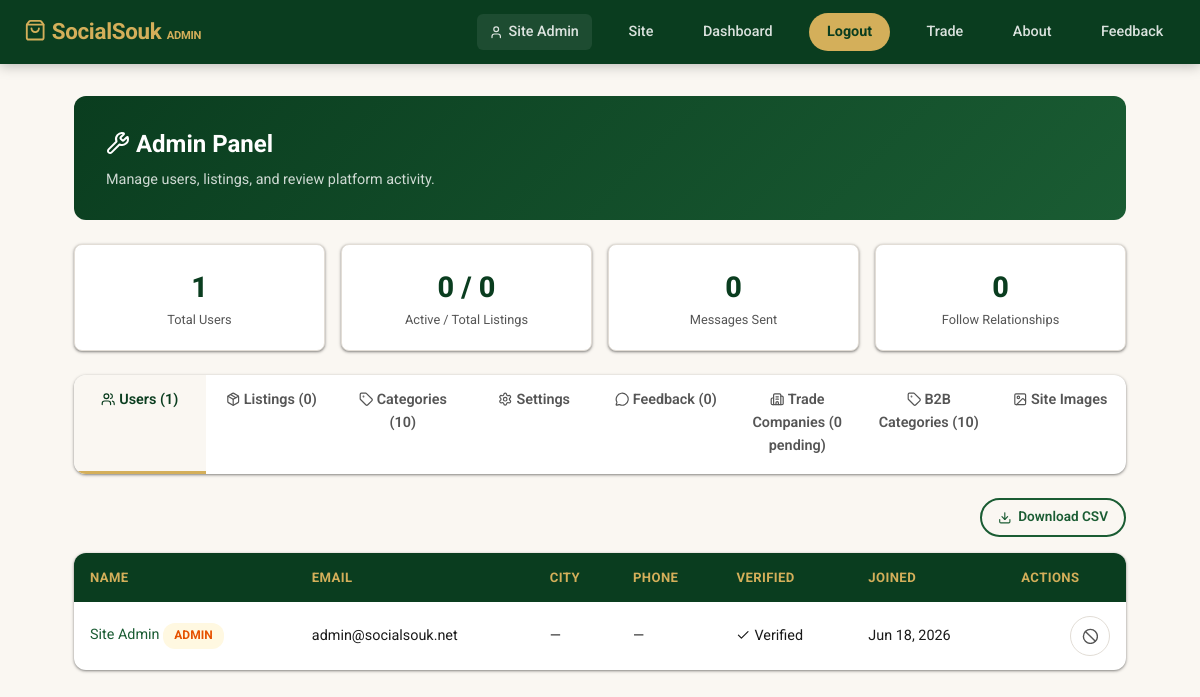
/admin.php (signed in), run on the app's committed database.
### tables this page shows
CREATE TABLE IF NOT EXISTS users (
    id          INT UNSIGNED AUTO_INCREMENT PRIMARY KEY,
    name        VARCHAR(100) NOT NULL,
    email       VARCHAR(150) NOT NULL UNIQUE,
    password    VARCHAR(255) NOT NULL,
    phone       VARCHAR(30),
    city        VARCHAR(100),
    country     VARCHAR(100) DEFAULT 'Pakistan',
    bio         TEXT,
    avatar      VARCHAR(300),
    is_verified TINYINT(1) DEFAULT 0,
    verification_token   VARCHAR(64) NULL,
    verification_expires  DATETIME NULL,
    is_admin    TINYINT(1) DEFAULT 0,
    created_at  TIMESTAMP DEFAULT CURRENT_TIMESTAMP,
    INDEX idx_email (email)
);

### db.php (called while the page is built, shortened)
<?php
function e(string $s): string {
    return htmlspecialchars($s, ENT_QUOTES, 'UTF-8');
}
function auth(): ?array {
    $lastActivity = $_SESSION['last_activity'] ?? time();
    return $_SESSION['user'];
}

### admin.php (the view, shortened to what this page needs)
<?php
require_once __DIR__ . '/db.php';
$user = auth();
$tab = $_GET['tab'] ?? 'users';
$stats = $pdo->query(
    "SELECT (SELECT COUNT(*) FROM users) AS total_users,
            (SELECT COUNT(*) FROM listings) AS total_listings,
            (SELECT COUNT(*) FROM listings WHERE is_active = 1) AS active_listings,
            (SELECT COUNT(*) FROM messages) AS total_messages,
            (SELECT COUNT(*) FROM follows) AS total_follows"
)->fetch();
$users = $pdo->query('SELECT * FROM users ORDER BY created_at DESC')->fetchAll();
$listings = $pdo->query(
    'SELECT l.*, u.name AS seller_name FROM listings l JOIN users u ON u.id = l.user_id ORDER BY l.created_at DESC'
)->fetchAll();
$categories = $pdo->query('SELECT * FROM categories ORDER BY name')->fetchAll();
$feedback = $pdo->query('SELECT * FROM feedback ORDER BY created_at DESC')->fetchAll();
$companies = $pdo->query(
    "SELECT c.*, u.name AS owner_name, u.email AS owner_email,
            (SELECT COUNT(*) FROM b2b_products WHERE company_id = c.id) AS product_count
     FROM companies c JOIN users u ON u.id = c.user_id ORDER BY c.created_at DESC"
)->fetchAll();
$pendingCompanies = array_values(array_filter($companies, fn($c) => $c['verification_status'] === 'pending'));
$b2bCategories = $pdo->query('SELECT * FROM b2b_categories ORDER BY name')->fetchAll();
?>
<!DOCTYPE html>
<html lang="en">
<head>
<link rel="stylesheet" href="style.css">
</head>
<body>
<nav class="navbar">
    <a class="nav-brand" href="index.php"><i data-lucide="shopping-bag" class="lucide-icon"></i> <?= e(SITE_NAME) ?> <small style="color:var(--gold);font-size:.7rem">ADMIN</small></a>
    <div class="nav-links">
        <a href="profile.php?id=<?= (int) $user['id'] ?>" class="nav-user"><i data-lucide="user" class="lucide-icon"></i> <?= e($user['name']) ?></a>
        <a href="index.php">Site</a>
        <a href="dashboard.php">Dashboard</a>
        <a href="logout.php" class="nav-btn">Logout</a>
        <a href="trade.php">Trade</a>
        <a href="about.php">About</a>
        <a href="feedback.php">Feedback</a>
    </div>
</nav>
<div class="dashboard-wrap" style="max-width:1100px">
    <div class="dashboard-header">
        <h2><i data-lucide="wrench" class="lucide-icon"></i> Admin Panel</h2>
        <p>Manage users, listings, and review platform activity.</p>
    </div>
    <div class="stat-cards" style="display:grid;grid-template-columns:repeat(auto-fit,minmax(150px,1fr));gap:1rem;margin-bottom:1.5rem">
        <div class="stat-card" style="background:var(--white);border-radius:var(--radius-sm);padding:1.2rem;box-shadow:var(--shadow);border:1.5px solid var(--border);text-align:center">
            <div style="font-size:1.8rem;font-weight:800;color:var(--green-deep)"><?= (int) $stats['total_users'] ?></div>
            <div style="font-size:.8rem;color:var(--text-mid)">Total Users</div>
        </div>
        <div class="stat-card" style="background:var(--white);border-radius:var(--radius-sm);padding:1.2rem;box-shadow:var(--shadow);border:1.5px solid var(--border);text-align:center">
            <div style="font-size:1.8rem;font-weight:800;color:var(--green-deep)"><?= (int) $stats['active_listings'] ?> / <?= (int) $stats['total_listings'] ?></div>
            <div style="font-size:.8rem;color:var(--text-mid)">Active / Total Listings</div>
        </div>
        <div class="stat-card" style="background:var(--white);border-radius:var(--radius-sm);padding:1.2rem;box-shadow:var(--shadow);border:1.5px solid var(--border);text-align:center">
            <div style="font-size:1.8rem;font-weight:800;color:var(--green-deep)"><?= (int) $stats['total_messages'] ?></div>
            <div style="font-size:.8rem;color:var(--text-mid)">Messages Sent</div>
        </div>
        <div class="stat-card" style="background:var(--white);border-radius:var(--radius-sm);padding:1.2rem;box-shadow:var(--shadow);border:1.5px solid var(--border);text-align:center">
            <div style="font-size:1.8rem;font-weight:800;color:var(--green-deep)"><?= (int) $stats['total_follows'] ?></div>
            <div style="font-size:.8rem;color:var(--text-mid)">Follow Relationships</div>
        </div>
    </div>
    <div class="tabs">
        <a href="?tab=users" class="tab-btn <?= $tab === 'users' ? 'active' : '' ?>" style="text-decoration:none;display:block;text-align:center"><i data-lucide="users" class="lucide-icon"></i> Users (<?= count($users) ?>)</a>
        <a href="?tab=listings" class="tab-btn <?= $tab === 'listings' ? 'active' : '' ?>" style="text-decoration:none;display:block;text-align:center"><i data-lucide="package" class="lucide-icon"></i> Listings (<?= count($listings) ?>)</a>
        <a href="?tab=categories" class="tab-btn <?= $tab === 'categories' ? 'active' : '' ?>" style="text-decoration:none;display:block;text-align:center"><i data-lucide="tag" class="lucide-icon"></i> Categories (<?= count($categories) ?>)</a>
        <a href="?tab=settings" class="tab-btn <?= $tab === 'settings' ? 'active' : '' ?>" style="text-decoration:none;display:block;text-align:center"><i data-lucide="settings" class="lucide-icon"></i> Settings</a>
        <a href="?tab=feedback" class="tab-btn <?= $tab === 'feedback' ? 'active' : '' ?>" style="text-decoration:none;display:block;text-align:center"><i data-lucide="message-circle" class="lucide-icon"></i> Feedback (<?= count($feedback) ?>)</a>
        <a href="?tab=companies" class="tab-btn <?= $tab === 'companies' ? 'active' : '' ?>" style="text-decoration:none;display:block;text-align:center"><i data-lucide="building-2" class="lucide-icon"></i> Trade Companies (<?= count($pendingCompanies) ?> pending)</a>
        <a href="?tab=b2b_categories" class="tab-btn <?= $tab === 'b2b_categories' ? 'active' : '' ?>" style="text-decoration:none;display:block;text-align:center"><i data-lucide="tag" class="lucide-icon"></i> B2B Categories (<?= count($b2bCategories) ?>)</a>
        <a href="?tab=site_images" class="tab-btn <?= $tab === 'site_images' ? 'active' : '' ?>" style="text-decoration:none;display:block;text-align:center"><i data-lucide="image" class="lucide-icon"></i> Site Images</a>
    </div>
    <?php if ($tab === 'listings'): ?>
        <div style="display:flex;justify-content:flex-end;margin-bottom:1rem">
            <a href="?export=listings" class="btn btn-outline btn-sm"><i data-lucide="download" class="lucide-icon"></i> Download CSV</a>
        </div>
        <table class="table">
            <thead><tr><th>Title</th><th>Seller</th><th>Price</th><th>City</th><th>Halal</th><th>Views</th><th>Status</th><th>Actions</th></tr></thead>
            <tbody>
                <?php foreach ($listings as $l): ?>
                <tr>
                    <td><a href="listing.php?id=<?= (int) $l['id'] ?>" target="_blank"><?= e($l['title']) ?></a></td>
                    <td><?= e($l['seller_name']) ?></td>
                    <td><?= $l['price'] > 0 ? '$' . number_format((float) $l['price']) : 'Free/Swap' ?></td>
                    <td><?= e($l['city'] ?: '—') ?></td>
                    <td><?= $l['halal_badge'] ? '<i data-lucide="check" class="lucide-icon"></i>' : '—' ?></td>
                    <td><?= (int) $l['views'] ?></td>
                    <td><span class="badge <?= $l['is_active'] ? 'badge-active' : 'badge-closed' ?>"><?= $l['is_active'] ? 'Active' : 'Hidden' ?></span></td>
                    <td class="action-row">
                        <a href="edit-listing.php?id=<?= (int) $l['id'] ?>" class="icon-btn" data-tip="Edit listing" aria-label="Edit listing"><i data-lucide="pencil" class="lucide-icon"></i></a>
                        <form method="post" style="display:inline"><input type="hidden" name="_csrf" value="<?= e(csrf()) ?>"><button type="submit" name="toggle_listing" value="<?= (int) $l['id'] ?>" class="icon-btn" data-tip="<?= $l['is_active'] ? 'Hide' : 'Show' ?>" aria-label="<?= $l['is_active'] ? 'Hide' : 'Show' ?>"><?= $l['is_active'] ? '<i data-lucide="eye-off" class="lucide-icon"></i>' : '<i data-lucide="eye" class="lucide-icon"></i>' ?></button></form>
                        <form method="post" onsubmit="return confirm('Delete this listing permanently?')" style="display:inline"><input type="hidden" name="_csrf" value="<?= e(csrf()) ?>"><button type="submit" name="delete_listing" value="<?= (int) $l['id'] ?>" class="icon-btn icon-btn-danger" data-tip="Delete" aria-label="Delete"><i data-lucide="trash-2" class="lucide-icon"></i></button></form>
                    </td>
                </tr>
                <?php endforeach; ?>
            </tbody>
        </table>
    <?php else: ?>
        <div style="display:flex;justify-content:flex-end;margin-bottom:1rem">
            <a href="?export=users" class="btn btn-outline btn-sm"><i data-lucide="download" class="lucide-icon"></i> Download CSV</a>
        </div>
        <table class="table">
            <thead><tr><th>Name</th><th>Email</th><th>City</th><th>Phone</th><th>Verified</th><th>Joined</th><th>Actions</th></tr></thead>
            <tbody>
                <?php foreach ($users as $u): ?>
                <tr>
                    <td><a href="profile.php?id=<?= (int) $u['id'] ?>" target="_blank"><?= e($u['name']) ?></a> <?= $u['is_admin'] ? '<span class="badge" style="background:#fff8e1;color:#e65100">Admin</span>' : '' ?></td>
                    <td><?= e($u['email']) ?></td>
                    <td><?= e($u['city'] ?: '—') ?></td>
                    <td><?= e($u['phone'] ?: '—') ?></td>
                    <td><?= $u['is_verified'] ? '<i data-lucide="check" class="lucide-icon"></i> Verified' : '—' ?></td>
                    <td><?= date('M j, Y', strtotime($u['created_at'])) ?></td>
                    <td class="action-row">
                        <form method="post" style="display:inline"><input type="hidden" name="_csrf" value="<?= e(csrf()) ?>"><button type="submit" name="toggle_verify" value="<?= (int) $u['id'] ?>" class="icon-btn" data-tip="<?= $u['is_verified'] ? 'Unverify' : 'Verify' ?>" aria-label="<?= $u['is_verified'] ? 'Unverify' : 'Verify' ?>"><?= $u['is_verified'] ? '<i data-lucide="ban" class="lucide-icon"></i>' : '<i data-lucide="badge-check" class="lucide-icon"></i>' ?></button></form>
                    </td>
                </tr>
                <?php endforeach; ?>
            </tbody>
        </table>
    <?php endif; ?>
</div>
</body>
</html>

### data on the page
users: name "Site Admin", is_admin "ADMIN", email "admin@socialsouk.net", city "—", phone "—", is_verified 1 (drawn), created_at "Jun 18, 2026", $u['id'] 1 (drawn)

### other printed values
SITE_NAME "SocialSouk"
$stats['total_users'] "1"
$stats['active_listings'] "0"
$stats['total_listings'] "0"
$stats['total_messages'] "0"
$stats['total_follows'] "0"
count($users) "1"
count($listings) "0"
count($categories) "10"
count($feedback) "0"
count($pendingCompanies) "0"
count($b2bCategories) "10"
